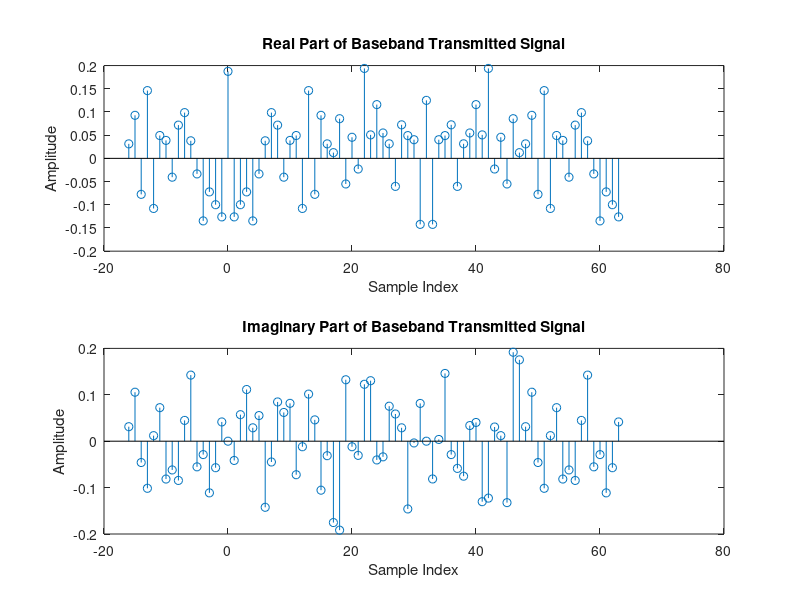
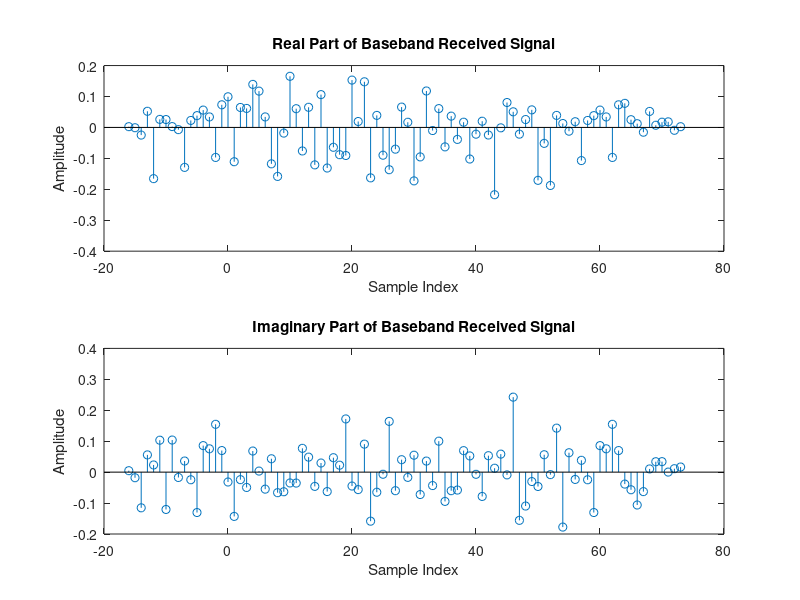
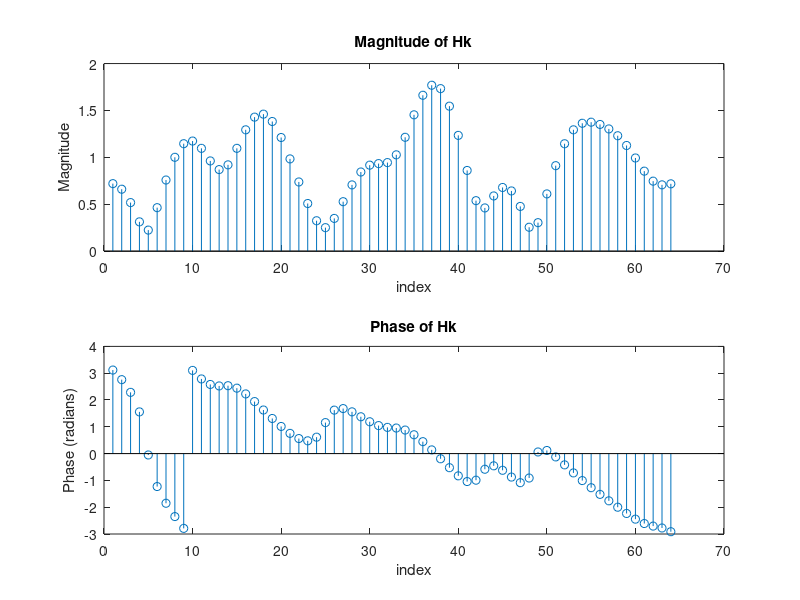
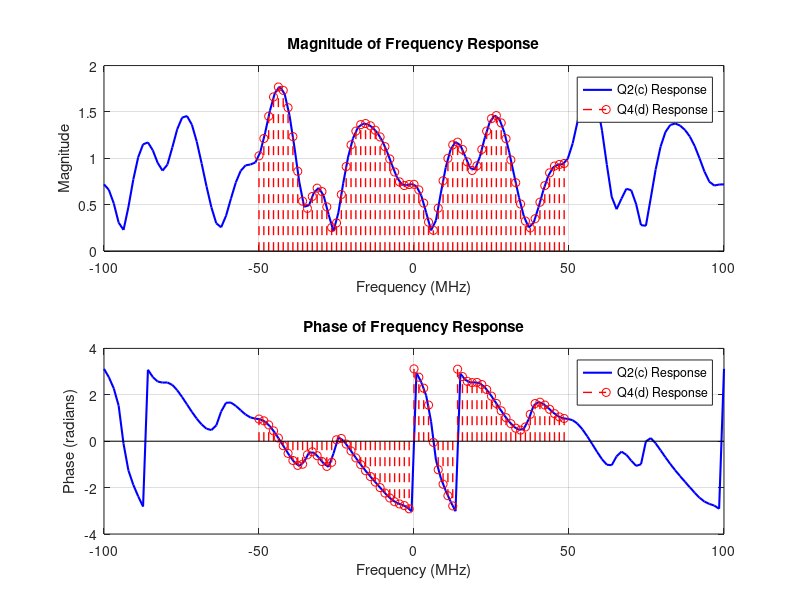

MATLAB code to generate these figures, in order:
X = sqrt(0.5) * randn(1, 5);  
Y = sqrt(0.5) * randn(1, 5);  
gamma = X + 1j * Y;  

power_dB = [0, -3, -4, -8, -15];
power_linear = 10.^(power_dB / 10); 
alpha = sqrt(power_linear); 
g_i = alpha .* gamma;

% Normalization constant
K = 1 / sqrt(sum(abs(g_i).^2)); 
h_i = K * g_i;
disp(h_i);

% (a)
N = 64;
Xk = randi([0 1], 1, N) * 2 - 1; 
disp(Xk);

% (b)
xn = ifft(Xk, N);
CP_length = 16;
xn_CP = [xn(end-CP_length+1:end), xn];
n = -CP_length:(N-1);

figure('Position', [300, 100, 800, 600]);
subplot(2, 1, 1);
stem(n, real(xn_CP));
title('Real Part of Baseband Transmitted Signal');
xlabel('Sample Index');
ylabel('Amplitude');

subplot(2, 1, 2);
stem(n, imag(xn_CP));
title('Imaginary Part of Baseband Transmitted Signal');
xlabel('Sample Index');
ylabel('Amplitude');

% (c)
delays = [0, 10, 40, 80, 100] * 1e-9; 
fs = 100e6;
Ts = 1 / fs;  
n_delay = delays / Ts; 
max_delay = max(n_delay);
h = zeros(1, max_delay);
for i = 1:length(n_delay)
    h(n_delay(i)+1) = h_i(i);
end

yn = conv(xn_CP, h);
n = -CP_length:(length(yn)-CP_length-1);

figure('Position', [300, 100, 800, 600]);
subplot(2, 1, 1);
stem(n, real(yn));
title('Real Part of Baseband Received Signal');
xlabel('Sample Index');
ylabel('Amplitude');

subplot(2, 1, 2);
stem(n, imag(yn));
title('Imaginary Part of Baseband Received Signal');
xlabel('Sample Index');
ylabel('Amplitude');

% (d)(e)
Yk = fft(yn(CP_length+1: CP_length+N));
Hk = Yk ./ Xk;

figure('Position', [300, 100, 800, 600]);
subplot(2, 1, 1);
stem(abs(Hk));
title('Magnitude of Hk');
xlabel('index');
ylabel('Magnitude');

subplot(2, 1, 2);
stem(angle(Hk));
title('Phase of Hk');
xlabel('index');
ylabel('Phase (radians)');

num = 200e6 / (fs/N);
f = linspace(-100e6, 100e6, num);
f_k = (-N/2:N/2-1) * (fs / N);
H_f = zeros(size(f)); 
for i = 1:length(h_i)
    H_f = H_f + h_i(i) * exp(-1j * 2 * pi * f * delays(i));
end

% comparison for Q4(d) and Q2(c)
Hk_shifted = fftshift(Hk);

figure('Position', [300, 100, 800, 600]);
subplot(2, 1, 1);
plot(f / 1e6, abs(H_f), 'b', 'LineWidth', 1.5);  
hold on;
stem(f_k / 1e6, abs(Hk_shifted), 'r--', 'LineWidth', 1);  
hold off;
title('Magnitude of Frequency Response');
xlabel('Frequency (MHz)');
ylabel('Magnitude');
legend('Q2(c) Response', 'Q4(d) Response');
grid on;

subplot(2, 1, 2);
plot(f / 1e6, angle(H_f), 'b', 'LineWidth', 1.5); 
hold on;
stem(f_k / 1e6, angle(Hk_shifted), 'r--', 'LineWidth', 1);  
hold off;
title('Phase of Frequency Response');
xlabel('Frequency (MHz)');
ylabel('Phase (radians)');
legend('Q2(c) Response', 'Q4(d) Response');
grid on;


% (f)(g)
zn = conv(xn, h);
Zk = fft(zn(1:N)); 
Hk_prime = Zk ./ Xk;

figure('Position', [300, 100, 800, 600]);
subplot(2, 1, 1);
stem(abs(Hk_prime));
title('Magnitude of Hk (Without CP)');
xlabel('index');
ylabel('Magnitude');

subplot(2, 1, 2);
stem(angle(Hk_prime));
title('Phase of Hk (Without CP)');
xlabel('index');
ylabel('Phase (radians)');


% comparison for Q4(f) and Q2(c)
Hk_prime_shifted = fftshift(Hk_prime);

figure('Position', [300, 100, 800, 600]);
subplot(2, 1, 1);
plot(f / 1e6, abs(H_f), 'b', 'LineWidth', 1.5);  
hold on;
stem(f_k / 1e6, abs(Hk_prime_shifted), 'r--', 'LineWidth', 1);  
hold off;
title('Magnitude of Frequency Response');
xlabel('Frequency (MHz)');
ylabel('Magnitude');
legend('Q2(c) Response', 'Q4(f) Response');
grid on;

subplot(2, 1, 2);
plot(f / 1e6, angle(H_f), 'b', 'LineWidth', 1.5); 
hold on;
stem(f_k / 1e6, angle(Hk_prime_shifted), 'r--', 'LineWidth', 1);  
hold off;
title('Phase of Frequency Response');
xlabel('Frequency (MHz)');
ylabel('Phase (radians)');
legend('Q2(c) Response', 'Q4(f) Response');
grid on;
